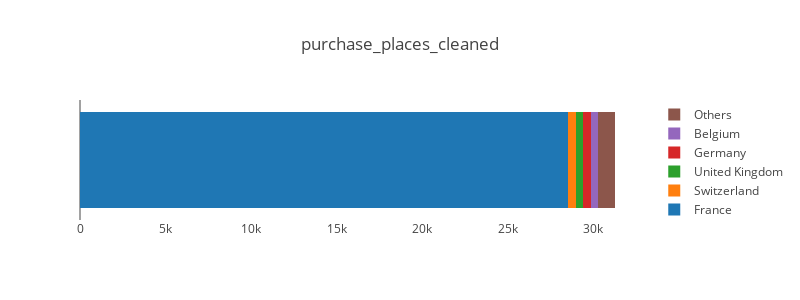

The notebook cell this image was saved under:
### Markdown cell above
##### Where do these product come from and where are they manufactured?

### Code cell
visualize.plot_column_composition(nutrition_fr, 'purchase_places_cleaned')

### Figure 1 — Plotly figure (JSON) as saved in the notebook; plotly's stock layout.template omitted (floating-point values rounded to 4 significant figures)
{"data": [{"name": "France", "orientation": "h", "type": "bar", "uid": "3648f19e-246a-47da-af5b-2fd81f722409", "x": [28511], "y": [0]}, {"name": "Switzerland", "orientation": "h", "type": "bar", "uid": "d7276704-4289-4df1-adbb-c6ff905b4e9e", "x": [459], "y": [0]}, {"name": "United Kingdom", "orientation": "h", "type": "bar", "uid": "b8b2ec9a-48aa-40e1-9cd9-7397b5e0c512", "x": [438], "y": [0]}, {"name": "Germany", "orientation": "h", "type": "bar", "uid": "38376340-6c74-46c4-bed1-aeeef1fba542", "x": [436], "y": [0]}, {"name": "Belgium", "orientation": "h", "type": "bar", "uid": "4bf68436-f16c-4ff0-84cc-7132fce87eb1", "x": [403], "y": [0]}, {"name": "Others", "orientation": "h", "type": "bar", "uid": "49fd44b1-8cb2-4786-a8f9-c24026a4a553", "x": [1009], "y": [0]}], "layout": {"barmode": "stack", "height": 300, "showlegend": true, "title": "purchase_places_cleaned", "width": 800, "xaxis": {"showgrid": false, "showticklabels": true}, "yaxis": {"showgrid": false, "showline": false, "showticklabels": false, "zeroline": false}}}
